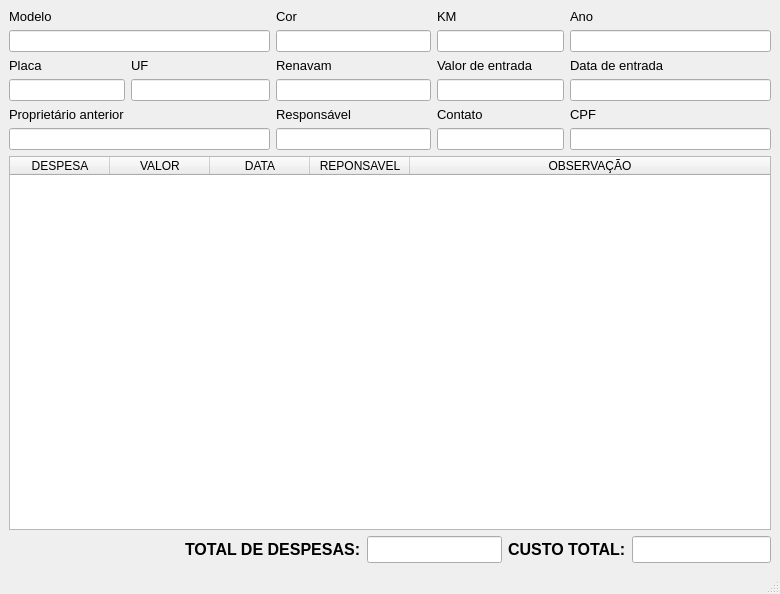
<?xml version="1.0" encoding="UTF-8"?>
<ui version="4.0">
 <class>MainWindow</class>
 <widget class="QMainWindow" name="MainWindow">
  <property name="geometry">
   <rect>
    <x>0</x>
    <y>0</y>
    <width>780</width>
    <height>594</height>
   </rect>
  </property>
  <property name="windowTitle">
   <string>MALOCH</string>
  </property>
  <property name="windowIcon">
   <iconset>
    <normaloff>../SCR/maloch.ico</normaloff>../SCR/maloch.ico</iconset>
  </property>
  <property name="styleSheet">
   <string notr="true"/>
  </property>
  <widget class="QWidget" name="centralwidget">
   <layout class="QGridLayout" name="gridLayout">
    <item row="2" column="0">
     <widget class="QLabel" name="label_8">
      <property name="font">
       <font>
        <family>Segoe UI Symbol</family>
        <pointsize>10</pointsize>
        <weight>50</weight>
        <bold>false</bold>
       </font>
      </property>
      <property name="text">
       <string>Placa</string>
      </property>
     </widget>
    </item>
    <item row="3" column="1" colspan="2">
     <widget class="QLineEdit" name="lineEdit_13">
      <property name="readOnly">
       <bool>true</bool>
      </property>
     </widget>
    </item>
    <item row="0" column="5">
     <widget class="QLabel" name="label_6">
      <property name="font">
       <font>
        <family>Segoe UI Symbol</family>
        <pointsize>10</pointsize>
        <weight>50</weight>
        <bold>false</bold>
       </font>
      </property>
      <property name="text">
       <string>KM</string>
      </property>
     </widget>
    </item>
    <item row="0" column="0">
     <widget class="QLabel" name="label_13">
      <property name="font">
       <font>
        <family>Segoe UI Symbol</family>
        <pointsize>10</pointsize>
        <weight>50</weight>
        <bold>false</bold>
       </font>
      </property>
      <property name="text">
       <string>Modelo</string>
      </property>
     </widget>
    </item>
    <item row="6" column="0" colspan="9">
     <widget class="QTableWidget" name="tableWidget">
      <property name="layoutDirection">
       <enum>Qt::LeftToRight</enum>
      </property>
      <property name="frameShape">
       <enum>QFrame::StyledPanel</enum>
      </property>
      <property name="textElideMode">
       <enum>Qt::ElideMiddle</enum>
      </property>
      <attribute name="horizontalHeaderStretchLastSection">
       <bool>true</bool>
      </attribute>
      <column>
       <property name="text">
        <string>DESPESA</string>
       </property>
       <property name="font">
        <font>
         <family>Segoe UI Symbol</family>
        </font>
       </property>
      </column>
      <column>
       <property name="text">
        <string>VALOR</string>
       </property>
       <property name="font">
        <font>
         <family>Segoe UI Symbol</family>
        </font>
       </property>
      </column>
      <column>
       <property name="text">
        <string>DATA</string>
       </property>
       <property name="font">
        <font>
         <family>Segoe UI Symbol</family>
        </font>
       </property>
      </column>
      <column>
       <property name="text">
        <string>REPONSAVEL</string>
       </property>
      </column>
      <column>
       <property name="text">
        <string>OBSERVAÇÃO</string>
       </property>
       <property name="font">
        <font>
         <family>Segoe UI Symbol</family>
         <weight>50</weight>
         <bold>false</bold>
        </font>
       </property>
      </column>
     </widget>
    </item>
    <item row="3" column="3" colspan="2">
     <widget class="QLineEdit" name="lineEdit_6">
      <property name="readOnly">
       <bool>true</bool>
      </property>
     </widget>
    </item>
    <item row="5" column="3" colspan="2">
     <widget class="QLineEdit" name="lineEdit_9">
      <property name="readOnly">
       <bool>true</bool>
      </property>
     </widget>
    </item>
    <item row="4" column="7">
     <widget class="QLabel" name="label_12">
      <property name="font">
       <font>
        <family>Segoe UI Symbol</family>
        <pointsize>10</pointsize>
        <weight>50</weight>
        <bold>false</bold>
       </font>
      </property>
      <property name="text">
       <string>CPF</string>
      </property>
     </widget>
    </item>
    <item row="7" column="4" colspan="2">
     <widget class="QLineEdit" name="lineEdit_14">
      <property name="font">
       <font>
        <family>Segoe UI Symbol</family>
        <pointsize>12</pointsize>
       </font>
      </property>
      <property name="alignment">
       <set>Qt::AlignCenter</set>
      </property>
     </widget>
    </item>
    <item row="0" column="7">
     <widget class="QLabel" name="label_5">
      <property name="font">
       <font>
        <family>Segoe UI Symbol</family>
        <pointsize>10</pointsize>
        <weight>50</weight>
        <bold>false</bold>
       </font>
      </property>
      <property name="text">
       <string>Ano</string>
      </property>
     </widget>
    </item>
    <item row="2" column="3">
     <widget class="QLabel" name="label_15">
      <property name="font">
       <font>
        <family>Segoe UI Symbol</family>
        <pointsize>10</pointsize>
        <weight>50</weight>
        <bold>false</bold>
       </font>
      </property>
      <property name="text">
       <string>Renavam</string>
      </property>
     </widget>
    </item>
    <item row="1" column="5" colspan="2">
     <widget class="QLineEdit" name="lineEdit_3">
      <property name="readOnly">
       <bool>true</bool>
      </property>
     </widget>
    </item>
    <item row="4" column="3">
     <widget class="QLabel" name="label_9">
      <property name="font">
       <font>
        <family>Segoe UI Symbol</family>
        <pointsize>10</pointsize>
        <weight>50</weight>
        <bold>false</bold>
       </font>
      </property>
      <property name="text">
       <string>Responsável</string>
      </property>
     </widget>
    </item>
    <item row="5" column="5" colspan="2">
     <widget class="QLineEdit" name="lineEdit_11">
      <property name="readOnly">
       <bool>true</bool>
      </property>
     </widget>
    </item>
    <item row="3" column="7" colspan="2">
     <widget class="QLineEdit" name="lineEdit_8">
      <property name="readOnly">
       <bool>true</bool>
      </property>
     </widget>
    </item>
    <item row="4" column="5">
     <widget class="QLabel" name="label_16">
      <property name="font">
       <font>
        <family>Segoe UI Symbol</family>
        <pointsize>10</pointsize>
        <weight>50</weight>
        <bold>false</bold>
       </font>
      </property>
      <property name="text">
       <string>Contato</string>
      </property>
     </widget>
    </item>
    <item row="2" column="1">
     <widget class="QLabel" name="label_17">
      <property name="font">
       <font>
        <family>Segoe UI Symbol</family>
        <pointsize>10</pointsize>
        <weight>50</weight>
        <bold>false</bold>
       </font>
      </property>
      <property name="text">
       <string>UF</string>
      </property>
     </widget>
    </item>
    <item row="1" column="7" colspan="2">
     <widget class="QLineEdit" name="lineEdit_4">
      <property name="readOnly">
       <bool>true</bool>
      </property>
     </widget>
    </item>
    <item row="2" column="5" colspan="2">
     <widget class="QLabel" name="label_7">
      <property name="font">
       <font>
        <family>Segoe UI Symbol</family>
        <pointsize>10</pointsize>
        <weight>50</weight>
        <bold>false</bold>
       </font>
      </property>
      <property name="text">
       <string>Valor de entrada</string>
      </property>
     </widget>
    </item>
    <item row="2" column="7" colspan="2">
     <widget class="QLabel" name="label_11">
      <property name="font">
       <font>
        <family>Segoe UI Symbol</family>
        <pointsize>10</pointsize>
        <weight>50</weight>
        <bold>false</bold>
       </font>
      </property>
      <property name="text">
       <string>Data de entrada</string>
      </property>
     </widget>
    </item>
    <item row="4" column="0">
     <widget class="QLabel" name="label_10">
      <property name="font">
       <font>
        <family>Segoe UI Symbol</family>
        <pointsize>10</pointsize>
        <weight>50</weight>
        <bold>false</bold>
       </font>
      </property>
      <property name="text">
       <string>Proprietário anterior</string>
      </property>
     </widget>
    </item>
    <item row="3" column="5" colspan="2">
     <widget class="QLineEdit" name="lineEdit_7">
      <property name="readOnly">
       <bool>true</bool>
      </property>
     </widget>
    </item>
    <item row="0" column="3">
     <widget class="QLabel" name="label_14">
      <property name="font">
       <font>
        <family>Segoe UI Symbol</family>
        <pointsize>10</pointsize>
        <weight>50</weight>
        <bold>false</bold>
       </font>
      </property>
      <property name="text">
       <string>Cor</string>
      </property>
     </widget>
    </item>
    <item row="7" column="2" colspan="2">
     <widget class="QLabel" name="label">
      <property name="font">
       <font>
        <family>Segoe UI Symbol</family>
        <pointsize>12</pointsize>
        <weight>75</weight>
        <bold>true</bold>
       </font>
      </property>
      <property name="text">
       <string>TOTAL DE DESPESAS:</string>
      </property>
     </widget>
    </item>
    <item row="7" column="8">
     <widget class="QLineEdit" name="lineEdit_15">
      <property name="font">
       <font>
        <family>Segoe UI Symbol</family>
        <pointsize>12</pointsize>
       </font>
      </property>
      <property name="text">
       <string/>
      </property>
      <property name="alignment">
       <set>Qt::AlignCenter</set>
      </property>
     </widget>
    </item>
    <item row="5" column="7" colspan="2">
     <widget class="QLineEdit" name="lineEdit_12">
      <property name="readOnly">
       <bool>true</bool>
      </property>
     </widget>
    </item>
    <item row="7" column="6" colspan="2">
     <widget class="QLabel" name="label_2">
      <property name="font">
       <font>
        <family>Segoe UI Symbol</family>
        <pointsize>12</pointsize>
        <weight>75</weight>
        <bold>true</bold>
       </font>
      </property>
      <property name="text">
       <string>CUSTO TOTAL:</string>
      </property>
     </widget>
    </item>
    <item row="3" column="0">
     <widget class="QLineEdit" name="lineEdit_5">
      <property name="readOnly">
       <bool>true</bool>
      </property>
     </widget>
    </item>
    <item row="1" column="3" colspan="2">
     <widget class="QLineEdit" name="lineEdit_2">
      <property name="readOnly">
       <bool>true</bool>
      </property>
     </widget>
    </item>
    <item row="1" column="0" colspan="3">
     <widget class="QLineEdit" name="lineEdit">
      <property name="text">
       <string/>
      </property>
      <property name="readOnly">
       <bool>true</bool>
      </property>
     </widget>
    </item>
    <item row="5" column="0" colspan="3">
     <widget class="QLineEdit" name="lineEdit_10">
      <property name="readOnly">
       <bool>true</bool>
      </property>
     </widget>
    </item>
   </layout>
  </widget>
  <widget class="QStatusBar" name="statusbar"/>
 </widget>
 <resources/>
 <connections/>
</ui>
